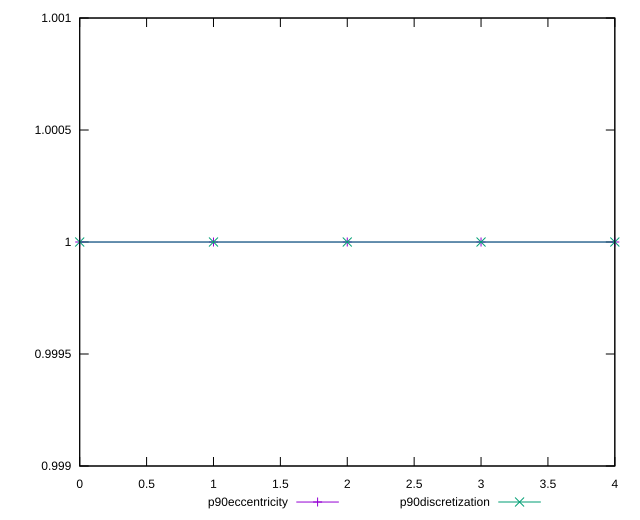

Reproduce this figure in gnuplot.
reset

$p90Eccentricity <<EOF
0 1.0000000000000007
1 0.9999999999999994
2 1.0000000000000007
3 1
4 1.0000000000000009
EOF

$p90Discretization <<EOF
0 1
1 1
2 1
3 1
4 1
EOF

set key outside below
set xrange [0:4]
set yrange [0.9989999999999994:1.0010000000000008]
set trange [0.9989999999999994:1.0010000000000008]
set terminal svg size 640, 520 enhanced background rgb 'white'
set output "report_00025_2021-02-22T21:38:55.199Z/first-meaningful-paint/progression/eccentricity.svg"

plot $p90Eccentricity title "p90eccentricity" with linespoints, \
     $p90Discretization title "p90discretization" with linespoints

reset
